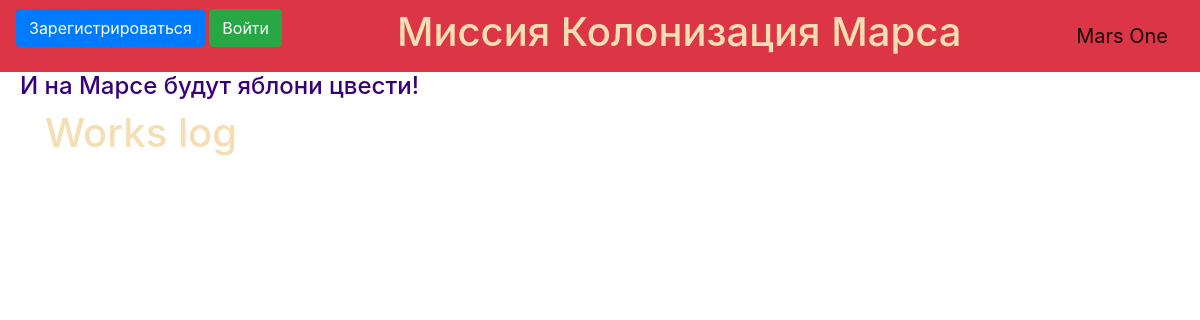
Before: / with the older database file.
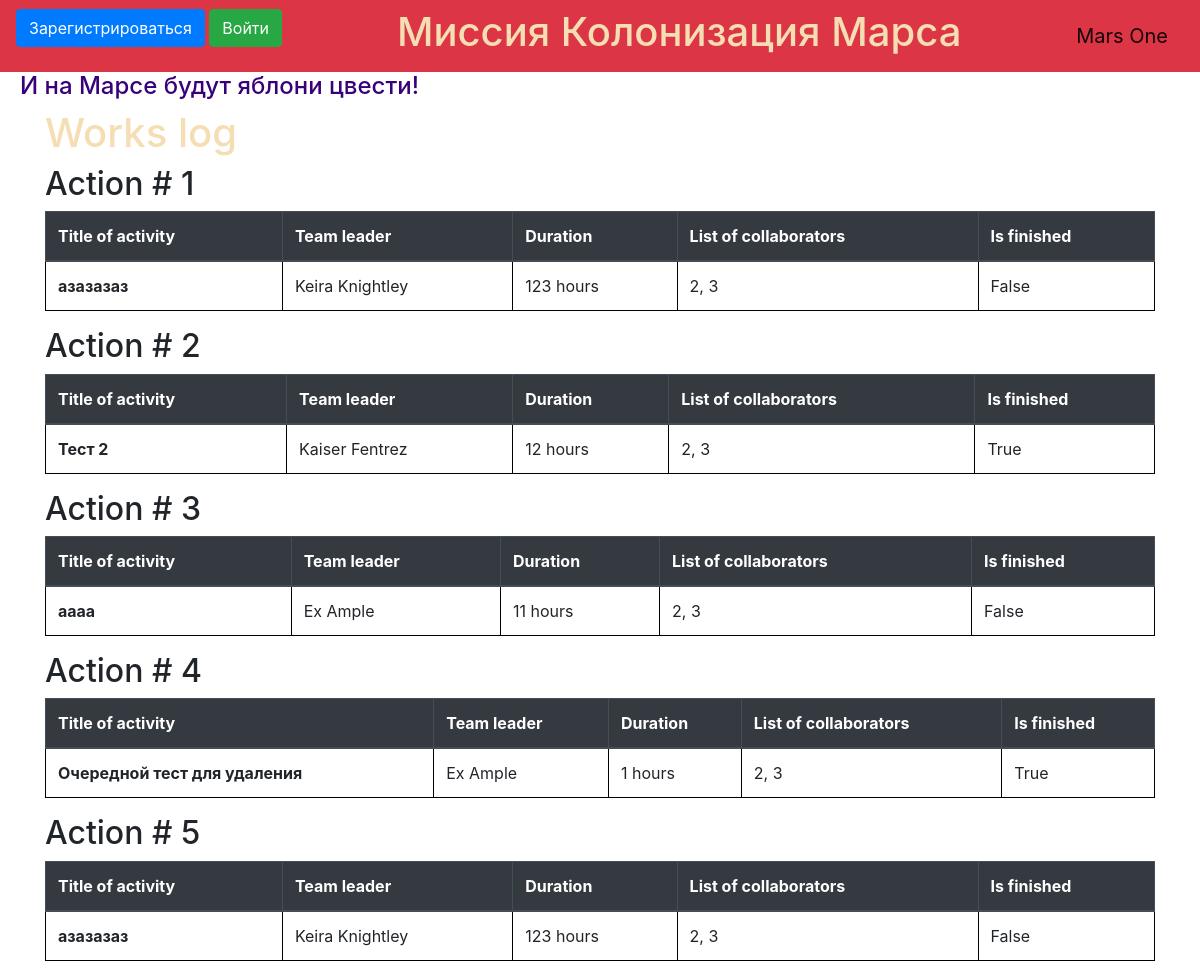
After: the same page with the newer database file.
### data/jobs.py (models this page shows, shortened)
class Jobs(SqlAlchemyBase, UserMixin, SerializerMixin):
    __tablename__ = 'jobs'
    id = sqlalchemy.Column(sqlalchemy.Integer,
                           primary_key=True, autoincrement=True)
    team_leader = sqlalchemy.Column(sqlalchemy.Integer,
                                sqlalchemy.ForeignKey("users.id"))
    job = sqlalchemy.Column(sqlalchemy.Integer, nullable=True)
    work_size = sqlalchemy.Column(sqlalchemy.Integer)
    collaborators = sqlalchemy.Column(sqlalchemy.String, nullable=True)
    end_date = sqlalchemy.Column(sqlalchemy.DateTime,
                                 default=datetime.datetime.now)
    start_date = sqlalchemy.Column(sqlalchemy.DateTime,
                                   default=datetime.datetime.now)
    is_finished = sqlalchemy.Column(sqlalchemy.Boolean, nullable=True)
    user = orm.relation('User')

### data/users.py (models this page shows, shortened)
class User(SqlAlchemyBase, UserMixin, SerializerMixin):
    __tablename__ = 'users'
    id = sqlalchemy.Column(sqlalchemy.Integer,
                           primary_key=True, autoincrement=True)
    surname = sqlalchemy.Column(sqlalchemy.String, nullable=True)
    name = sqlalchemy.Column(sqlalchemy.String, nullable=True)
    age = sqlalchemy.Column(sqlalchemy.Integer)
    position = sqlalchemy.Column(sqlalchemy.String, nullable=True)
    speciality = sqlalchemy.Column(sqlalchemy.String, nullable=True)
    address = sqlalchemy.Column(sqlalchemy.String, nullable=True)
    email = sqlalchemy.Column(sqlalchemy.String,
                              index=True, unique=True, nullable=True)
    hashed_password = sqlalchemy.Column(sqlalchemy.String, nullable=True)
    modified_date = sqlalchemy.Column(sqlalchemy.DateTime,
                                      default=datetime.datetime.now)
    jobs = orm.relation("Jobs", back_populates='user')

### main.py (the view)
@app.route("/")
def index():
    db_sess = db_session.create_session()
    jobs = db_sess.query(Jobs).all()
    return render_template("index.html", jobs=jobs)

### data/db_session.py (called while the page is built)
def create_session() -> Session:
    global __factory
    return __factory()

### templates/index.html (shortened to what this page needs)
{% extends "base.html" %}
{% block content %}
<h1>Works log</h1>
{% for item in jobs%}
<h2> Action # {{item.id}} </h2>
<table class="table">
    <thead class="thead-dark">
    <tr>
        <th scope="col">Title of activity</th>
        <th scope="col">Team leader</th>
        <th scope="col">Duration</th>
        <th scope="col">List of collaborators</th>
        <th scope="col">Is finished</th>
    </tr>
    </thead>
    <tbody>
    <tr>
        <th scope="row">{{item.job}}</th>
        <td>{{item.user.surname}} {{item.user.name}}</td>
        <td>{{item.work_size}} hours</td>
        <td>{{item.collaborators}}</td>
        <td>{{item.is_finished}}</td>
    </tr>
    </tbody>
</table>
{% endfor %}
{% endblock %}

### templates/base.html (shortened to what this page needs)
<!doctype html>
<html lang="en">
<head>
    <link rel="stylesheet" type="text/css" href="{{ url_for('static', filename='css/style2.css') }}">
    <link rel="stylesheet" href="https://stackpath.bootstrapcdn.com/bootstrap/4.4.1/css/bootstrap.min.css"
>
</head>
<body>
    <header>
        <nav class="navbar navbar-light bg-danger">
            {% if current_user.is_authenticated %}
            <a class="navbar-brand" href="/logout">{{ current_user.surname}} {{ current_user.name }}</a>
            {% else %}
            <p>
                <a class="btn btn-primary " href="/register">Зарегистрироваться</a>
                <a class="btn btn-success" href="/login">Войти</a>
            </p>
            {% endif %}
            <h1>Миссия Колонизация Марса</h1>
            <a class="navbar-brand" href="#">Mars One</a>
        </nav>
    </header>
    <h4>И на Марсе будут яблони цвести!</h4>
    <main role="main" class="container">
        {% block content %}{% endblock %}
    </main>
</body>
</html>

### static/css/style2.css (style rules this page uses)
h4 { padding-left: 20px; color: rgb(56, 0, 121); }
h1 { color: wheat; }
table, th, td { border: 1px solid black; border-collapse: collapse; }
td { padding: 100px; }

Changed rows visible on the page:
added Jobs: id "1", job "азазазаз", user.surname "Keira", user.name "Knightley", work_size "123", collaborators "2, 3", is_finished "False"
added Jobs: id "2", job "Тест 2", user.surname "Kaiser", user.name "Fentrez", work_size "12", collaborators "2, 3", is_finished "True"
added Jobs: id "3", job "аааа", user.surname "Ex", user.name "Ample", work_size "11", collaborators "2, 3", is_finished "False"
added Jobs: id "4", job "Очередной тест для удаления", user.surname "Ex", user.name "Ample", work_size "1", collaborators "2, 3", is_finished "True"
added Jobs: id "5", job "азазазаз", user.surname "Keira", user.name "Knightley", work_size "123", collaborators "2, 3", is_finished "False"
